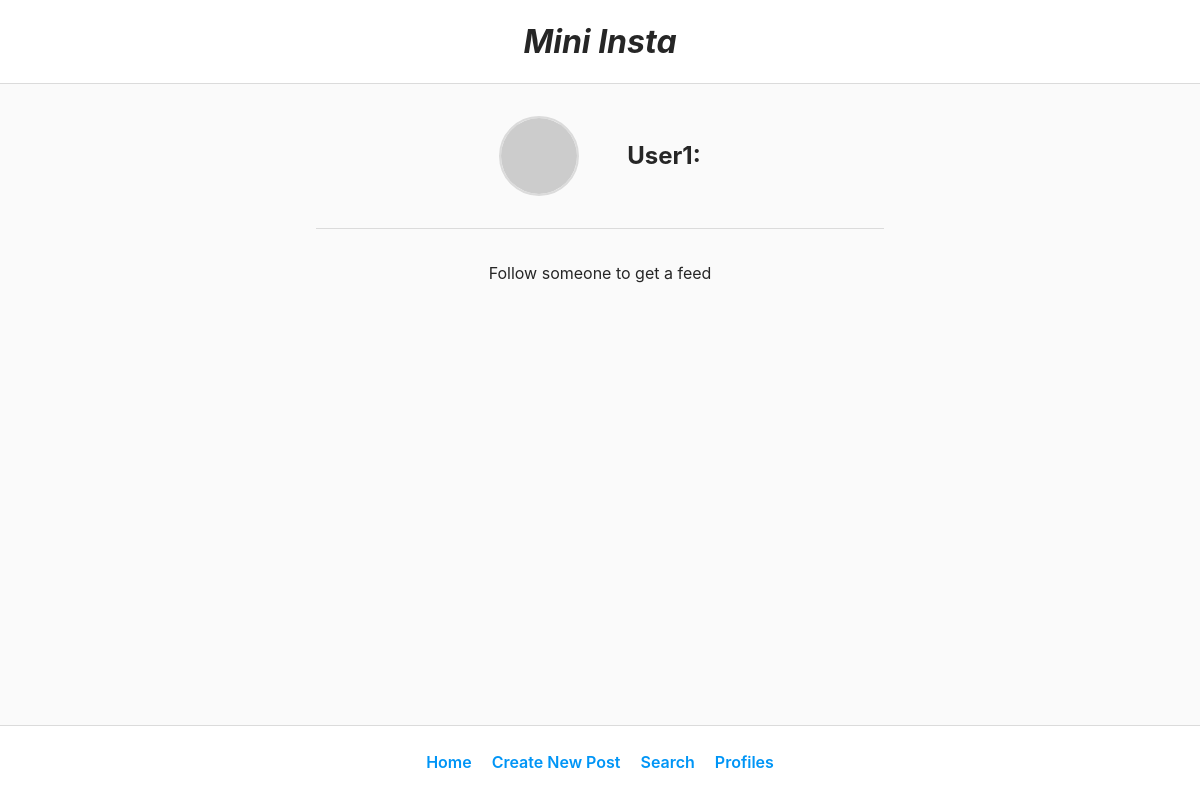
/mini_insta/profile/1/feed, run on an earlier commit of the app's database.
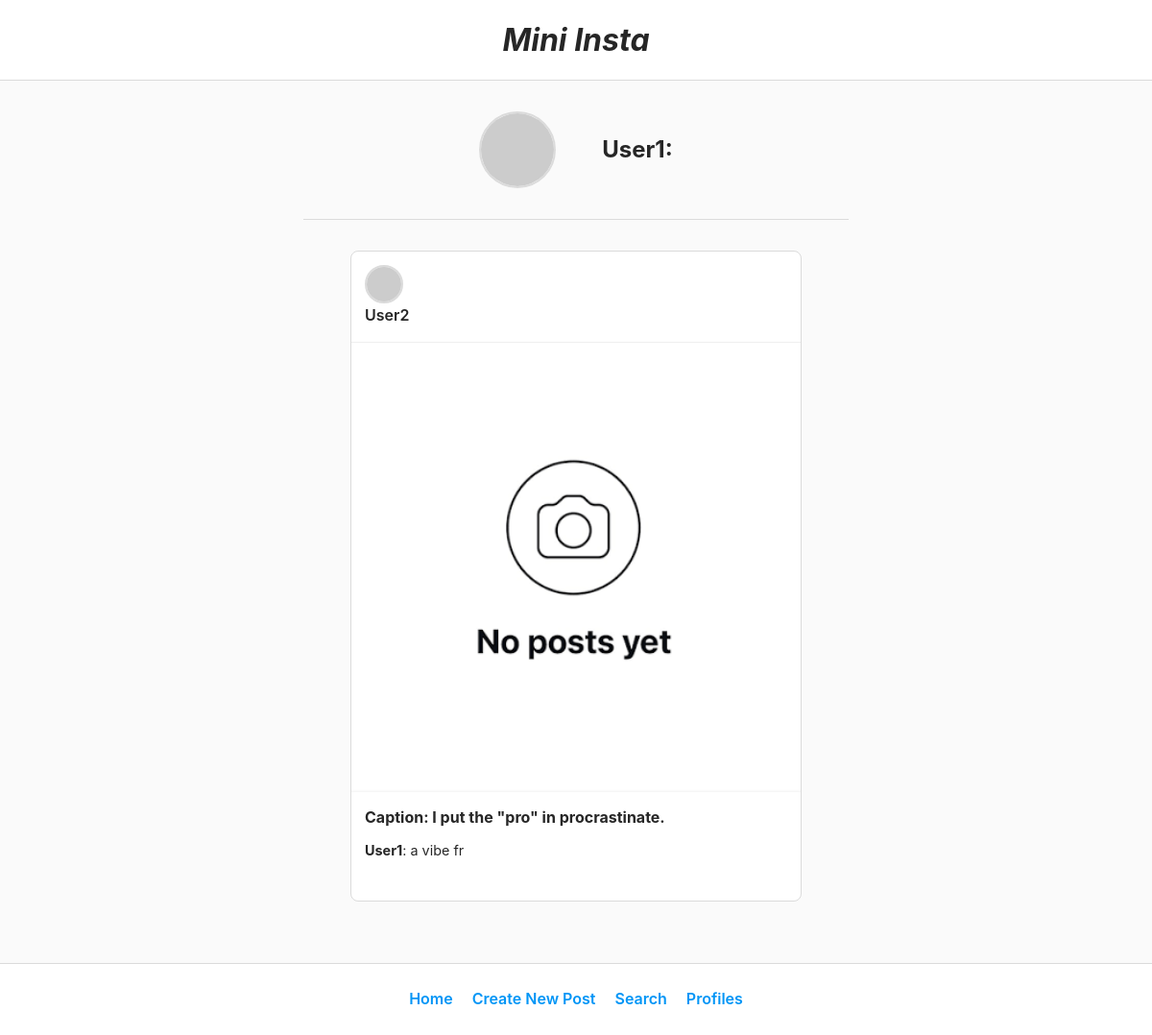
And on a later commit of the database.
### mini_insta/models.py (models this page shows, shortened)
class Post(models.Model):
    profile = models.ForeignKey(Profile, on_delete=models.CASCADE)
    timestamp = models.DateTimeField(auto_now=True)
    caption = models.TextField(blank=True)
    def get_profile(self):
        return self.profile
    def get_num_likes(self):
         return len(Like.objects.filter(post=self))
    def get_all_comments(self):
        return Comment.objects.filter(post=self)
    def get_all_photos(self):
        photos = Photo.objects.filter(post=self)
        return photos

class Profile(models.Model):
    username = models.TextField(blank=True)
    display_name = models.TextField(blank=True)
    profile_image_url = models.URLField(blank=True)
    bio_text = models.TextField(blank=True)
    join_date = models.DateTimeField(auto_now=True)
    def get_post_feed(self):
        return Post.objects.filter(profile__in=self.get_following()).order_by('-timestamp')
    def get_following(self):
        following_records = Follower.objects.filter(follower_profile=self)
        following_list = [record.profile for record in following_records]
        return following_list

class Comment(models.Model):
    post = models.ForeignKey(Post, on_delete=models.CASCADE)
    profile = models.ForeignKey(Profile, on_delete=models.CASCADE)
    timestamp = models.DateTimeField(auto_now=True)
    text = models.TextField(blank=True)

### mini_insta/views.py (the view)
# urls.py: path('profile/<int:pk>/feed', ShowFeedView.as_view(), name="show_feed"),
class ShowFeedView(DetailView):
    model=Profile
    template_name='mini_insta/show_feed.html'
    context_object_name='profile'
    def get_context_data(self, **kwargs) -> dict[str, Any]:
        context = super().get_context_data(**kwargs)
        pk = self.kwargs['pk']
        profile = Profile.objects.get(pk=pk)
        context["feed"] = profile.get_post_feed()
        return context

### mini_insta/templates/mini_insta/show_feed.html (shortened to what this page needs)
{%extends 'mini_insta/base.html'%} {% block content %} {%load static%}
<main class="feed-container">
 <div class="profile-header" style="justify-content: center;">
   {% if profile.profile_image_url %}
   <img class="profile-pic" style="width: 80px; height: 80px;" src="{{profile.profile_image_url}}" alt="pfp" />
   {% else %}
   <img class="profile-pic" style="width: 80px; height: 80px;" src="{% static 'img/mini_insta/no_profile.jpeg'%}" alt="pfp" />
   {% endif %}
   <h2>{{profile.display_name}}: </h2>
 </div>
{% for post in feed %}
<div class="post-card">
    <div class="post-card-header">
        {% if post.profile.profile_image_url %}
          <img class="profile-pic" style="width: 40px; height: 40px;" src="{{post.profile.profile_image_url}}" alt="pfp" />
        {% else %}
          <img class="profile-pic" style="width: 40px; height: 40px;" src="{% static 'img/mini_insta/no_profile.jpeg'%}" alt="pfp" />
        {% endif %}
        <p>{{post.get_profile.display_name}}</p>
    </div>
    <div class="post-card-image">
        {% for photo in post.get_all_photos %}
        <a href="{% url 'show_profile' profile.pk %}">
            <img class="post" src="{{photo.get_image_url}}" alt="pfp" />
        </a>
        {% empty %}
            <img
            class="post"
            src="{% static 'img/mini_insta/no_posts.png'%}"
            alt="pfp"
            />
        {% endfor %}
    </div>
    <div class="post-card-body">
    <div class="post-card-caption"> <strong>Caption: {{post.caption}} </strong></div>
    <div class="post-card-comments">
      {% for comment in post.get_all_comments %}
      <p><Strong>{{comment.profile.username}}</Strong>: {{comment.text}} </p> <br>
      {% empty %}
      <p>No comments yet</p>
      {% endfor %}
    </div>
    </div>
  </div>
  {% empty %}
  <p style="text-align: center;"> Follow someone to get a feed</p>
{%endfor%}
</main>
{% endblock %}

What changed in the data, as far as the page shows it:
now on this page (row unchanged): Post: get_profile.display_name "User2", caption "I put the \"pro\" in procrastinate."
added Comment: profile.username "User1", text "a vibe fr"
Also different on the page:
text no longer shown: "Follow someone to get a feed"
